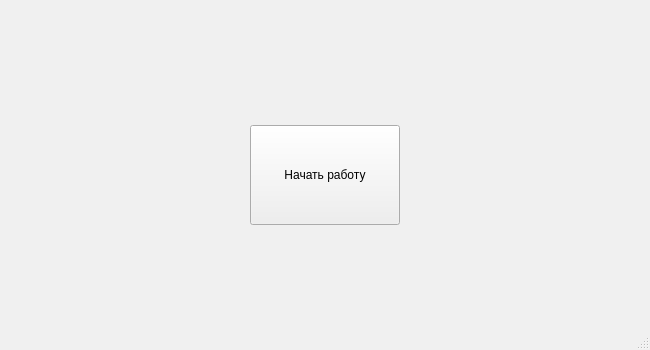
<?xml version="1.0" encoding="UTF-8"?>
<ui version="4.0">
 <class>MainWindow</class>
 <widget class="QMainWindow" name="MainWindow">
  <property name="geometry">
   <rect>
    <x>0</x>
    <y>0</y>
    <width>650</width>
    <height>350</height>
   </rect>
  </property>
  <property name="palette">
   <palette>
    <active>
     <colorrole role="Base">
      <brush brushstyle="SolidPattern">
       <color alpha="255">
        <red>255</red>
        <green>255</green>
        <blue>255</blue>
       </color>
      </brush>
     </colorrole>
     <colorrole role="Window">
      <brush brushstyle="SolidPattern">
       <color alpha="255">
        <red>240</red>
        <green>240</green>
        <blue>240</blue>
       </color>
      </brush>
     </colorrole>
    </active>
    <inactive>
     <colorrole role="Base">
      <brush brushstyle="SolidPattern">
       <color alpha="255">
        <red>255</red>
        <green>255</green>
        <blue>255</blue>
       </color>
      </brush>
     </colorrole>
     <colorrole role="Window">
      <brush brushstyle="SolidPattern">
       <color alpha="255">
        <red>240</red>
        <green>240</green>
        <blue>240</blue>
       </color>
      </brush>
     </colorrole>
    </inactive>
    <disabled>
     <colorrole role="Base">
      <brush brushstyle="SolidPattern">
       <color alpha="255">
        <red>240</red>
        <green>240</green>
        <blue>240</blue>
       </color>
      </brush>
     </colorrole>
     <colorrole role="Window">
      <brush brushstyle="SolidPattern">
       <color alpha="255">
        <red>240</red>
        <green>240</green>
        <blue>240</blue>
       </color>
      </brush>
     </colorrole>
    </disabled>
   </palette>
  </property>
  <property name="windowTitle">
   <string>VkBot Control: start page</string>
  </property>
  <widget class="QWidget" name="centralwidget">
   <widget class="QPushButton" name="start_but">
    <property name="geometry">
     <rect>
      <x>250</x>
      <y>125</y>
      <width>150</width>
      <height>100</height>
     </rect>
    </property>
    <property name="text">
     <string>Начать работу</string>
    </property>
   </widget>
  </widget>
  <widget class="QStatusBar" name="statusbar"/>
  <widget class="QMenuBar" name="menubar">
   <property name="geometry">
    <rect>
     <x>0</x>
     <y>0</y>
     <width>650</width>
     <height>21</height>
    </rect>
   </property>
  </widget>
 </widget>
 <resources/>
 <connections/>
</ui>
